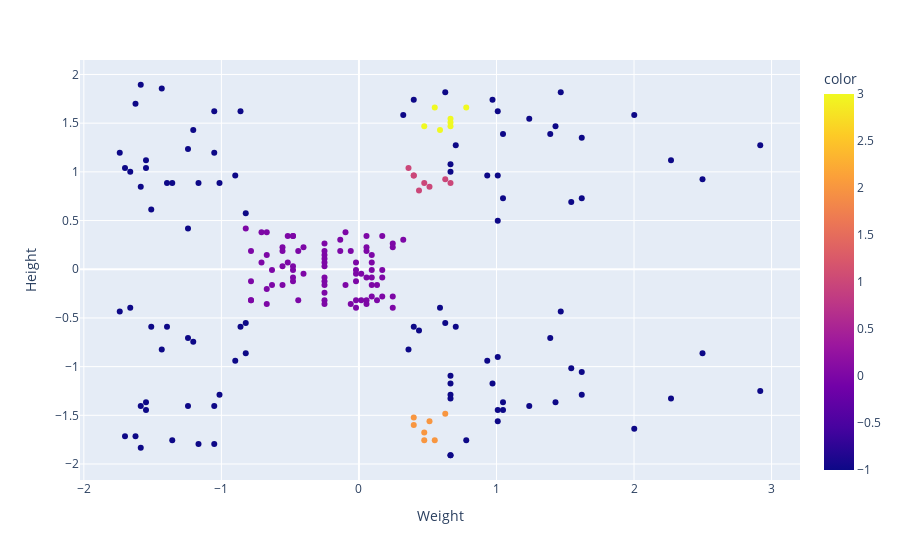

This figure's notebook cell:
### Code cell
pe.scatter(df_new,x='Weight',y='Height',color=labels)

### Figure 1 — Plotly figure (JSON) as saved in the notebook; plotly's stock layout.template omitted (floating-point values rounded to 4 significant figures; data arrays with more than 128 entries replaced by an {"elided": "..."} marker saying what was removed)
{"data": [{"hovertemplate": "Weight=%{x}<br>Height=%{y}<br>color=%{marker.color}<extra></extra>", "legendgroup": "", "marker": {"color": {"elided": "200 int values"}, "coloraxis": "coloraxis", "symbol": "circle"}, "mode": "markers", "name": "", "orientation": "v", "showlegend": false, "type": "scatter", "x": {"elided": "200 float values"}, "xaxis": "x", "y": {"elided": "200 float values"}, "yaxis": "y"}], "layout": {"autosize": true, "coloraxis": {"colorbar": {"title": {"text": "color"}}, "colorscale": [[0, "#0d0887"], [0.1111, "#46039f"], [0.2222, "#7201a8"], [0.3333, "#9c179e"], [0.4444, "#bd3786"], [0.5556, "#d8576b"], [0.6667, "#ed7953"], [0.7778, "#fb9f3a"], [0.8889, "#fdca26"], [1, "#f0f921"]]}, "legend": {"tracegroupgap": 0}, "margin": {"t": 60}, "xaxis": {"anchor": "y", "autorange": true, "domain": [0, 1], "range": [-2.035, 3.214], "title": {"text": "Weight"}, "type": "linear"}, "yaxis": {"anchor": "x", "autorange": true, "domain": [0, 1], "range": [-2.205, 2.189], "title": {"text": "Height"}, "type": "linear"}}}
